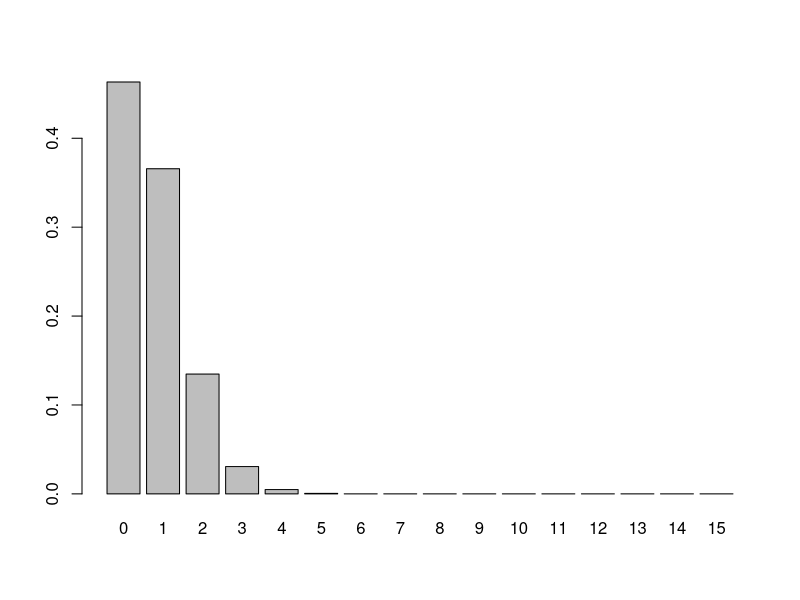
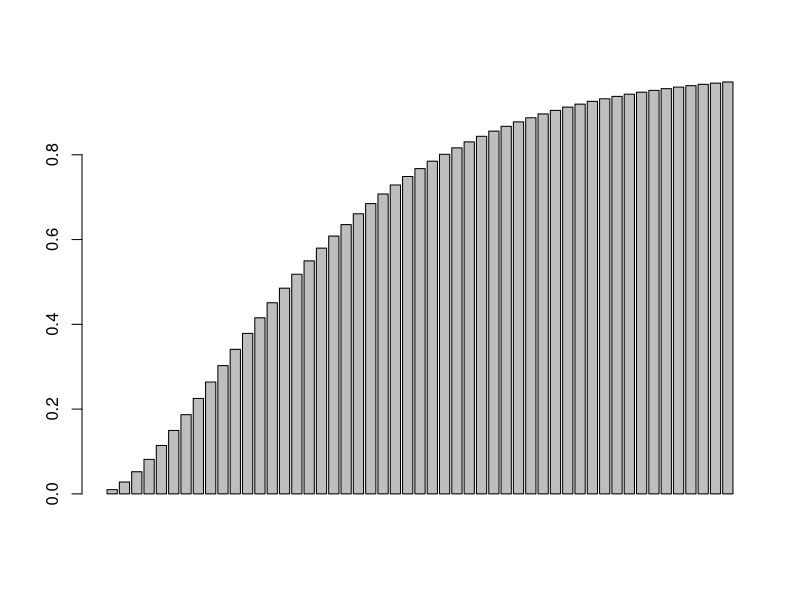
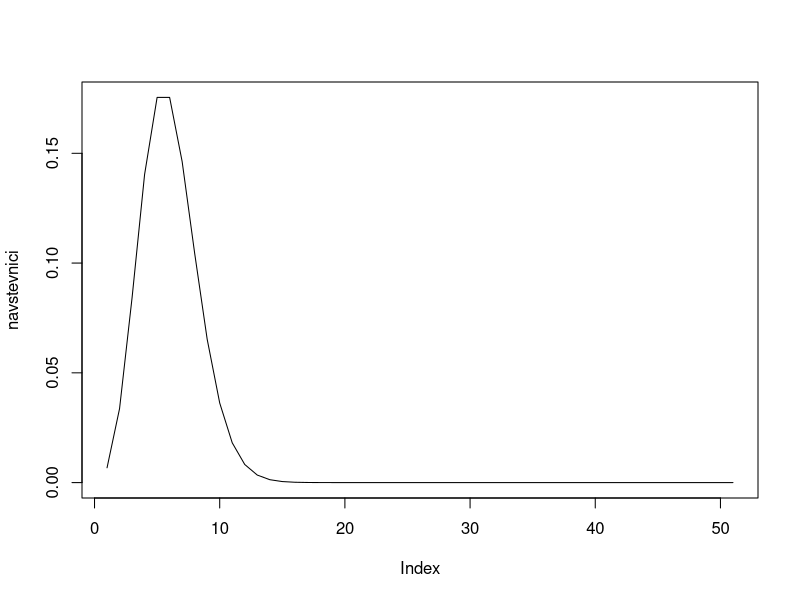
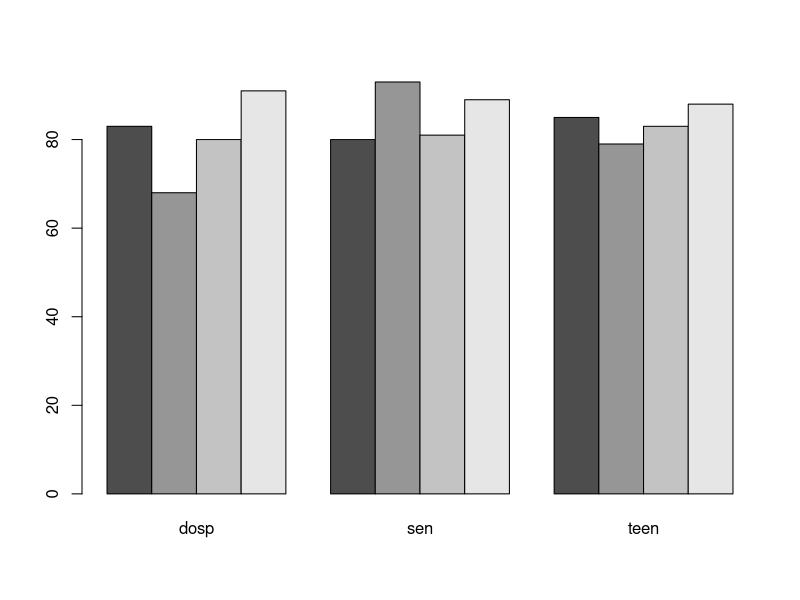

R code for these plots, in order:
# 3
pgeom(q = 6, prob = 0.1)
?pgeom
sum(dgeom(0:6, prob = 0.1))

# 5 
qnorm(p = 0.3, mean = 181, sd = 10)

# 6
ppois(15, lambda = 4) - ppois(q = 9, lambda = 4)

# 7
pk = dbinom(x = 0:15, size = 15, prob = 5/100)
barplot(pk, names = 0:15)

pgeom(q = 6, prob = 5/100)
sum(dgeom(0:7, prob = 5/100))

qgeom(p = 0.7, prob = 5/100) * 10

# 8
qnbinom(p = 0.9, size = 2, prob = 1/50)

qgeom(p = 0.9, prob = 1/50)

dgeom(x = 50, prob = 1/50)

# 9
dpois(x = 8, lambda = 2)

# 10
round(qnorm(.95, mean = 5, sd = 1.5), 1)

1-pnorm(q = 5, mean = 5, sd = 1.5)

pk = rnorm(n = 80, mean = 5, sd = 1.5)
table(pk<5)
xtabs(~pk<5)
46/80

# 11
qgeom(0.8, prob = 0.1)
mean(rgeom(1000, 0.1))
mean(rbinom(n = 1000, size = 3, prob = 0.1))


distribuce=pnbinom(q=0:50,size=2,prob=0.1)
barplot(distribuce)

1-ppois(q = 10, lambda = 5)
navstevnici = dpois(x = 0:50, lambda = 5)
plot(navstevnici, type = "l")

set.seed(305)
# H0 nejsou na sobe zavisle
# H1 jsou na sobe zavisle
kava = sample(x = c("cerna", "mleko", "latte", "cappuccino"), size = 1000, replace = T)
vek = sample(x = c("teen", "dosp", "sen"), size = 1000, replace = T)
xtabs(~kava + vek)
barplot(xtabs(~kava + vek), beside = T)
chisq.test(xtabs(~kava + vek))

# hypotezu nezamitam, p-value je vetsi nez 0.05
# pocet stupnu volnosti je 6
